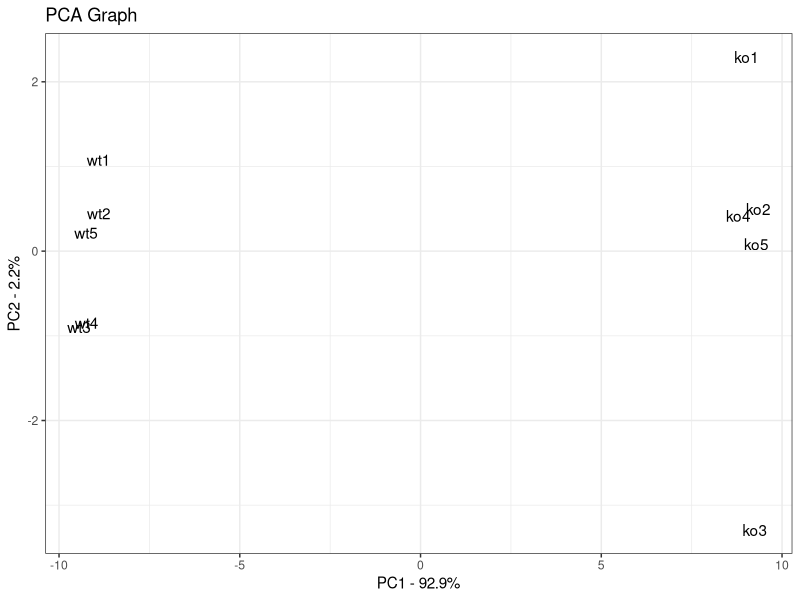
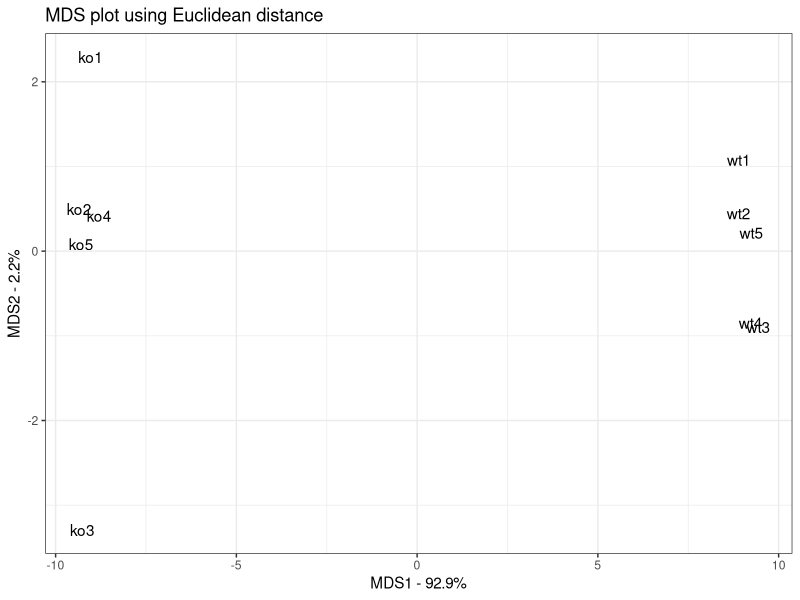
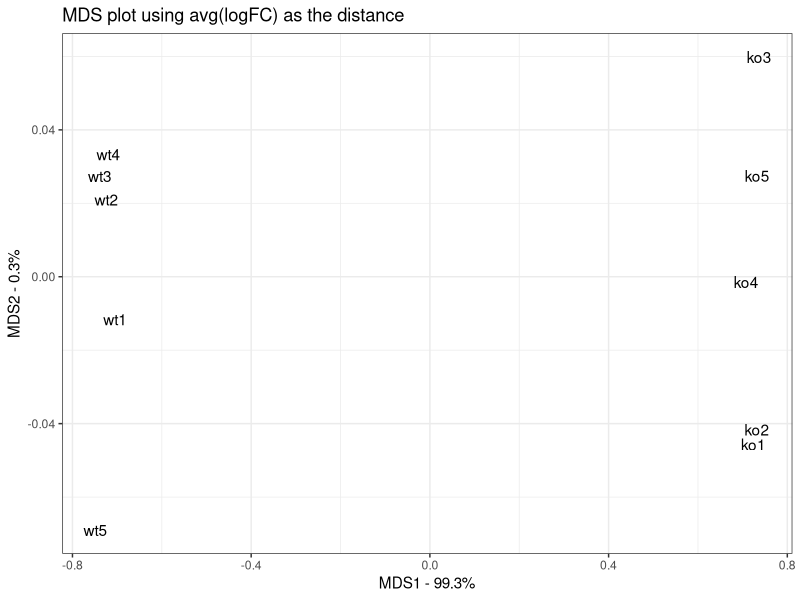

These figures' R source, in order:
library(ggplot2)
## In this example, the data is in a matrix called
## data.matrix
## columns are individual samples (i.e. cells)
## rows are measurements taken for all the samples (i.e. genes)
## Just for the sake of the example, here's some made up data...
data.matrix <- matrix(nrow=100, ncol=10)
colnames(data.matrix) <- c(
  paste("wt", 1:5, sep=""),
  paste("ko", 1:5, sep=""))
rownames(data.matrix) <- paste("gene", 1:100, sep="")
for (i in 1:100) {
  wt.values <- rpois(5, lambda=sample(x=10:1000, size=1))
  ko.values <- rpois(5, lambda=sample(x=10:1000, size=1))
  
  data.matrix[i,] <- c(wt.values, ko.values)
}
head(data.matrix)
dim(data.matrix)

###################################################################
##
## 1) Just for reference, draw a PCA plot using this data...
##
###################################################################
pca <- prcomp(t(data.matrix), scale=TRUE, center=TRUE) 

## calculate the percentage of variation that each PC accounts for...
pca.var <- pca$sdev^2
pca.var.per <- round(pca.var/sum(pca.var)*100, 1)
pca.var.per

## now make a fancy looking plot that shows the PCs and the variation:
pca.data <- data.frame(Sample=rownames(pca$x),
                       X=pca$x[,1],
                       Y=pca$x[,2])
pca.data

ggplot(data=pca.data, aes(x=X, y=Y, label=Sample)) +
  geom_text() +
  xlab(paste("PC1 - ", pca.var.per[1], "%", sep="")) +
  ylab(paste("PC2 - ", pca.var.per[2], "%", sep="")) +
  theme_bw() +
  ggtitle("PCA Graph")

###################################################################
##
## 2) Now draw an MDS plot using the same data and the Euclidean
##    distance. This graph should look the same as the PCA plot
##
###################################################################

## first, calculate the distance matrix using the Euclidian distance.
## NOTE: We are transposing, scaling and centering the data just like PCA.
distance.matrix <- dist(scale(t(data.matrix), center=TRUE, scale=TRUE),
                        method="euclidean")

## do the MDS math (this is basically eigen value decomposition)
mds.stuff <- cmdscale(distance.matrix, eig=TRUE, x.ret=TRUE)

## calculate the percentage of variation that each MDS axis accounts for...
mds.var.per <- round(mds.stuff$eig/sum(mds.stuff$eig)*100, 1)
mds.var.per

## now make a fancy looking plot that shows the MDS axes and the variation:
mds.values <- mds.stuff$points
mds.data <- data.frame(Sample=rownames(mds.values),
                       X=mds.values[,1],
                       Y=mds.values[,2])
mds.data

ggplot(data=mds.data, aes(x=X, y=Y, label=Sample)) +
  geom_text() +
  theme_bw() +
  xlab(paste("MDS1 - ", mds.var.per[1], "%", sep="")) +
  ylab(paste("MDS2 - ", mds.var.per[2], "%", sep="")) +
  ggtitle("MDS plot using Euclidean distance")

###################################################################
##
## 3) Now draw an MDS plot using the same data and the average log(fold change)
##    This graph should look different than the first two
##
###################################################################

## first, take the log2 of all the values in the data.matrix.
## This makes it easy to compute log2(Fold Change) between a gene in two
## samples since...
##
## log2(Fold Change) = log2(value for sample 1) - log2(value for sample 2)
##
log2.data.matrix <- log2(data.matrix)

## now create an empty distance matrix
log2.distance.matrix <- matrix(0,
                               nrow=ncol(log2.data.matrix),
                               ncol=ncol(log2.data.matrix),
                               dimnames=list(colnames(log2.data.matrix),
                                             colnames(log2.data.matrix)))

log2.distance.matrix

## now compute the distance matrix using avg(absolute value(log2(FC)))
for(i in 1:ncol(log2.distance.matrix)) {
  for(j in 1:i) {
    log2.distance.matrix[i, j] <-
      mean(abs(log2.data.matrix[,i] - log2.data.matrix[,j]))
  }
}
log2.distance.matrix

## do the MDS math (this is basically eigen value decomposition)
## cmdscale() is the function for "Classical Multi-Dimensional Scalign"
mds.stuff <- cmdscale(as.dist(log2.distance.matrix),
                      eig=TRUE,
                      x.ret=TRUE)

## calculate the percentage of variation that each MDS axis accounts for...
mds.var.per <- round(mds.stuff$eig/sum(mds.stuff$eig)*100, 1)
mds.var.per

## now make a fancy looking plot that shows the MDS axes and the variation:
mds.values <- mds.stuff$points
mds.data <- data.frame(Sample=rownames(mds.values),
                       X=mds.values[,1],
                       Y=mds.values[,2])
mds.data

ggplot(data=mds.data, aes(x=X, y=Y, label=Sample)) +
  geom_text() +
  theme_bw() +
  xlab(paste("MDS1 - ", mds.var.per[1], "%", sep="")) +
  ylab(paste("MDS2 - ", mds.var.per[2], "%", sep="")) +
  ggtitle("MDS plot using avg(logFC) as the distance")